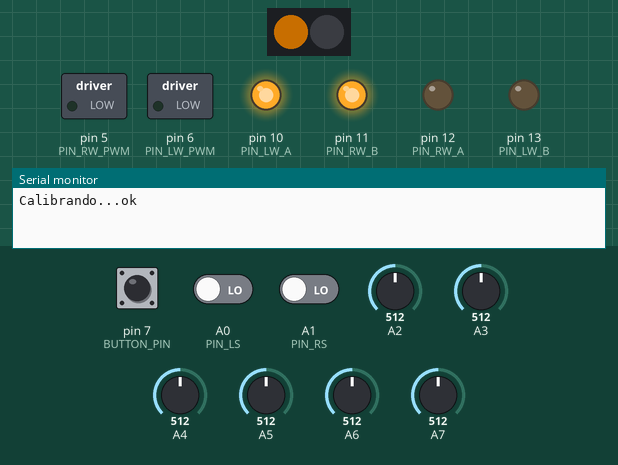
A sketch run on a simulated Arduino Nano, built with avr-gcc and run on an emulated ATmega328P. Parts: 2 RGB LEDs in strip order, left to right, switched loads named in the sketch (green lamp = pin HIGH), output pins drawn as LEDs (lit = HIGH), the last lines printed to the serial monitor. The test bench sets the inputs (shaded band); at power-on: pin 7 (BUTTON_PIN) HIGH, A1 (PIN_RS) LOW, A0 (PIN_LS) LOW, A2 = 512, A3 = 512, A4 = 512, A5 = 512, A6 = 512, A7 = 512. Dim RGB values are drawn brighter than linear.

Above: at 6.8 s.
6.9 s: pin 7 (BUTTON_PIN) pulled LOW for 0.2 s
At 8.1 s:
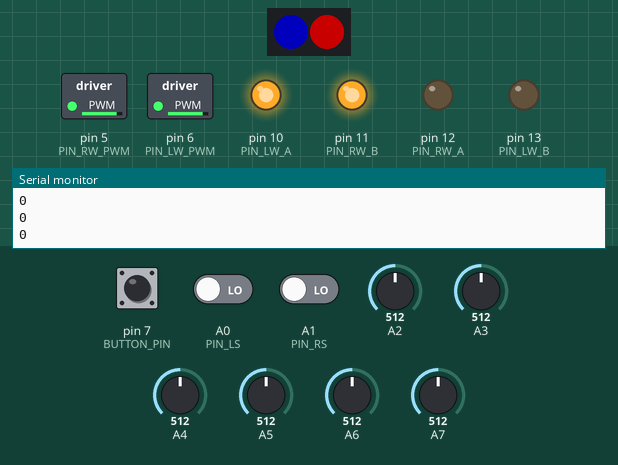
8.8 s: A1 (PIN_RS) driven HIGH
At 9.6 s:
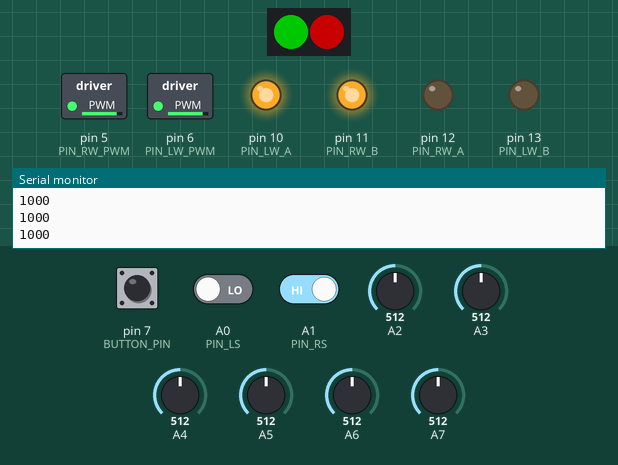
10.3 s: A0 (PIN_LS) driven HIGH
At 11.4 s:
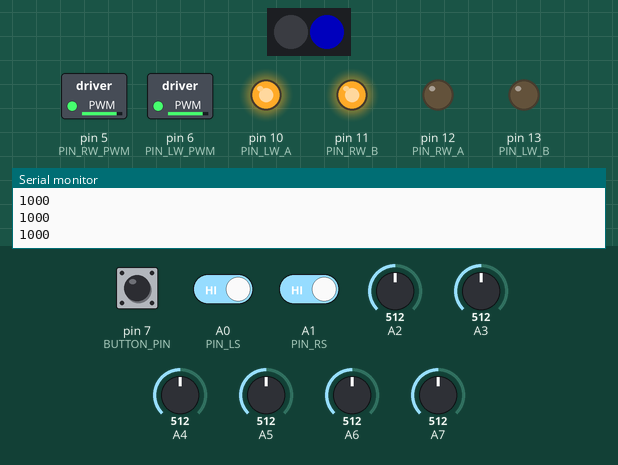
11.8 s: A0 (PIN_LS) driven LOW
At 12.6 s:
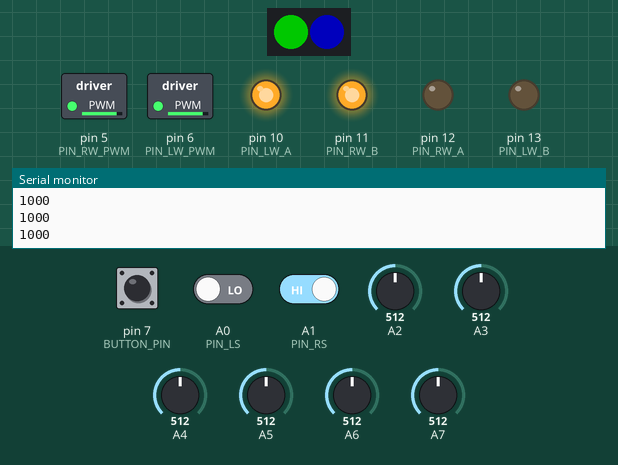
13.3 s: A1 (PIN_RS) driven LOW
At 13.6 s:
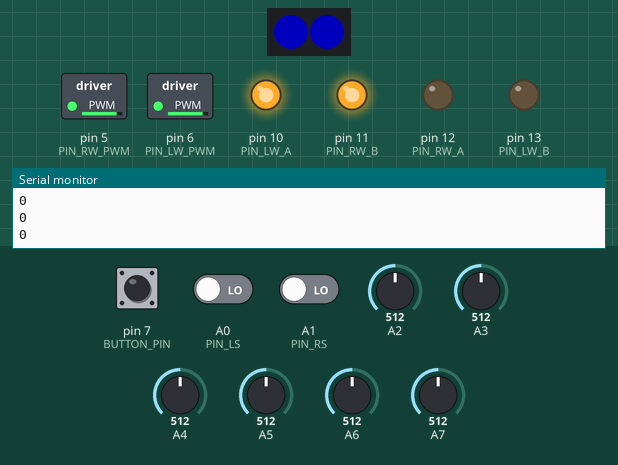
14.8 s: A2 set to 857
16.3 s: A2 set to 884
At 16.7 s:
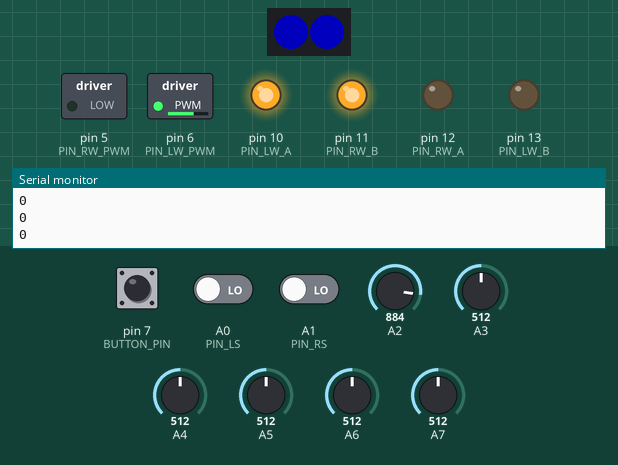
Timing chart, 0 to 18.8 s (numbered marks = the images above; inputs shaded):
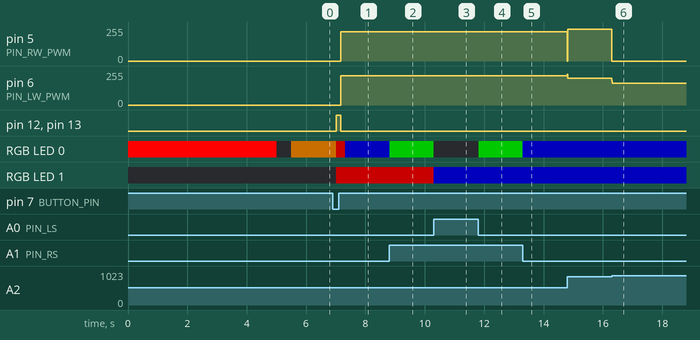

Measured:
- after the input at 6.9 s, pin 5 (PIN_RW_PWM), pin 6 (PIN_LW_PWM): 0/255 → 220/255 after 0.27 s; pin 12 (PIN_RW_A), pin 13 (PIN_LW_B): LOW → HIGH after 0.11 s, → LOW 0.16 s later; RGB LED 0: RGB(100, 55, 0) → RGB(100, 0, 0) after 0.11 s, → RGB(0, 0, 78) 0.30 s later; RGB LED 1: off → RGB(100, 0, 0) after 0.11 s
- after the input at 8.8 s, RGB LED 0: RGB(0, 0, 78) → RGB(0, 100, 0) at once
- after the input at 10.3 s, RGB LED 0: RGB(0, 100, 0) → off at once; RGB LED 1: RGB(100, 0, 0) → RGB(0, 0, 78) at once
- after the input at 11.8 s, RGB LED 0: off → RGB(0, 100, 0) at once
- after the input at 13.3 s, RGB LED 0: RGB(0, 100, 0) → RGB(0, 0, 78) at once
- after the input at 14.8 s, pin 5 (PIN_RW_PWM): 220/255 → 238/255 at once; pin 6 (PIN_LW_PWM): 220/255 → 202/255 at once
- after the input at 16.3 s, pin 5 (PIN_RW_PWM): 238/255 → 0/255 at once; pin 6 (PIN_LW_PWM): 202/255 → 162/255 at once

The sketch:

racerV3.ino
```cpp
// (licence header left out)
// debug
//#define DEBUG_SENSORS

#define CALIBRATE
// serial debug
#define DEBUG

#define LINE_WHITE

#include "DebugUtils.h"
#include <Adafruit_NeoPixel.h>
#include <QTRSensors.h>

// pinout del robot
#include "BRCito_defines.h"

// General definitions
#define LW 0  // left wheel
#define RW 1  // right wheel

#define TIMEOUT 2500

// Estos valores definen las velocidades de las ruedas
#define VEL_MIN 220
#define VEL_MAX 240        //130
#define VEL_CURVA_MAX 230  // 110
#define VEL_CURVA_MIN 0
#define MIN_ERR_THR 1000

// parámetros del controlador PID, para motores pololu de 1000rpm KP<1
float KP = 3;  // 0.3 //2
float KI = 0;
float KD = 15;  //5

// side sensor threshold
#define RS_TH 500
#define LS_TH 500

int r_sensor = 0;
int l_sensor = 0;
int r_counter = 0;
int l_counter = 0;
int st_sensor = 0;

float prop_err, int_err, der_err, last_err;
float pid_out;

bool stdby_state = 0;

// Variables will change:
int idleState = HIGH;       // the current state of the robot
int buttonState;            // the current reading from the input pin
int lastButtonState = LOW;  // the previous reading from the input pin

// the following variables are unsigned longs because the time, measured in
// milliseconds, will quickly become a bigger number than can be stored in an int.
unsigned long lastDebounceTime = 0;  // the last time the output pin was toggled
unsigned long debounceDelay = 50;    // the debounce time; increase if the output flickers

uint8_t lw_speed;
uint8_t rw_speed;

int th = 800;
float sum1 = 0;
float sum = 0;
float err = 0;
int s_min = TIMEOUT;
int s_max = 0;
float pos = 0;

int counter = 0;
int btn = 0;

uint16_t sensorSide[NUM_SIDE_SENSORS];
uint16_t sensorLine[NUM_ARRAY_SENSORS];

Adafruit_NeoPixel pixel = Adafruit_NeoPixel(2, LED_PIN, NEO_GRB + NEO_KHZ800);
QTRSensors qtr_line, qtr_side;

uint32_t BLACK = pixel.Color(0, 0, 0);
uint32_t RED = pixel.Color(255, 0, 0);        // rojo
uint32_t GREEN = pixel.Color(0, 255, 0);      // magenta
uint32_t BLUE = pixel.Color(0, 0, 200);       // magenta
uint32_t MAGENTA = pixel.Color(255, 0, 200);  // magenta
uint32_t YELLOW = pixel.Color(255, 140, 0);   // magenta
uint32_t ORANGE = pixel.Color(255, 50, 0);    // magenta
uint32_t CYAN = pixel.Color(0, 140, 200);     // cyan

int state = STDBY;

//-------------------------------
// Setup functions
//-------------------------------
void setupWheels() {

  // configure left wheel
  pinMode(PIN_LW_PWM, OUTPUT);
  pinMode(PIN_LW_A, OUTPUT);
  pinMode(PIN_LW_B, OUTPUT);

  // configure right wheel
  pinMode(PIN_RW_PWM, OUTPUT);
  pinMode(PIN_RW_A, OUTPUT);
  pinMode(PIN_RW_B, OUTPUT);

  onWheels();
}

void setupHW() {
  pinMode(BUTTON_PIN, INPUT_PULLUP);
}

void setupLeds() {
  pixel.begin();
}

void setupSensors() {
  qtr_side.setTypeRC();
  qtr_side.setSensorPins((const uint8_t[]){
                           PIN_LS, PIN_RS },
                         NUM_SIDE_SENSORS);
  qtr_line.setTypeAnalog();
  qtr_line.setSensorPins((const uint8_t[]){
    S1, S2, S3, S4, S5, S6}, NUM_ARRAY_SENSORS);

#ifdef CALIBRATE
  pixel.setPixelColor(LED_UP, RED);
  pixel.show();
  DEBUG_PRINT("Calibrando...");
  for (int i = 0; i < 100; i++)  // make the calibration take about 10 seconds
  {
    qtr_line.calibrate();
    qtr_side.calibrate();
  }
  pixel.setPixelColor(0, BLACK);
  pixel.show();
  DEBUG_PRINTLN("ok");
#endif
}

void setup() {

  Serial.begin(115200);  // for BT communication and debug

  setupWheels();
  setupLeds();
  setupHW();
  setupSensors();

  delay(500);

  pixel.setBrightness(100);
  pixel.setPixelColor(LED_UP, YELLOW);
  pixel.show();
  delay(500);

  while (true) {
    int boton = digitalRead(BUTTON_PIN);
    if (boton == 0) break;
  }
  delay(100);

  pixel.setPixelColor(LED_UP, GREEN);
  pixel.show();

  pixel.setPixelColor(LED_DOWN, BLUE);
  pixel.show();
  state = FOLLOW_LINE;
}

void loop() {
  // Step 1: Read Raw Sensors
  readRawSensors();

  //testBlink();
  /*
    testWheel(RW);
    delay(1000);
    testWheel(LW);
    delay(1000);
    handBrake();
  */

  btn = digitalRead(BUTTON_PIN);
  debounceButton();

  //DEBUG_PRINTLN(btn);

  if (idleState == LOW) {
    onWheels();
    lineFollowing();
    if (l_sensor < LS_TH) {
      l_counter++;
      pixel.setPixelColor(LED_UP, GREEN);
      pixel.show();
    } else if (r_sensor < RS_TH) {
      r_counter++;
      pixel.setPixelColor(LED_UP, ORANGE);
      pixel.show();
    } else {
      pixel.setPixelColor(LED_UP, BLACK);
      pixel.setPixelColor(LED_DOWN, BLUE);
      pixel.show();
    }
    if (l_sensor < LS_TH && r_sensor < RS_TH) {
      pixel.setPixelColor(LED_UP, BLUE);
      pixel.show();
    }
  } else if (idleState == HIGH) {
    pixel.setPixelColor(LED_UP, RED);
    pixel.setPixelColor(LED_DOWN, RED);
    pixel.show();
    handBrake();
  }
  lastButtonState = btn;
}

void debounceButton() {
  // If the switch changed, due to noise or pressing:
  if (btn != lastButtonState) {
    // reset the debouncing timer
    lastDebounceTime = millis();
  }
  if ((millis() - lastDebounceTime) > debounceDelay) {
    // whatever the reading is at, it's been there for longer than the debounce
    // delay, so take it as the actual current state:

    // if the button state has changed:
    if (btn != buttonState) {
      buttonState = btn;

      // only toggle the LED if the new button state is HIGH
      if (buttonState == HIGH) {
        idleState = !idleState;
      }
    }
  }
}

//-------------------------------
// Line following functions
//-------------------------------

void lineFollowing() {
  // Step 1: Read Raw Sensors
  // readRawSensors(); -> se lee en el inicio del loop
  // Step 2: Compute error
  computeError();
  // Step 3: Compute PID correction
  computePID();
  // Step 4: Map error correction to motor speeds
  computeMotorSpeeds();
  // Step 5: Apply speeds
  setMotorSpeeds();
}

void readRawSensors() {

  qtr_line.readCalibrated(sensorLine);
  qtr_side.readCalibrated(sensorSide);

#ifdef LINE_WHITE
  pos = qtr_line.readLineWhite(sensorLine);
#else
  pos = qtr_line.readLineBlack(sensorLine);
#endif

  l_sensor = sensorSide[0];
  r_sensor = sensorSide[1];

#ifdef DEBUG_SENSORS
  for (uint8_t i = 0; i < 6; i++) {
    Serial.print(sensorLine[i]);
    Serial.print('\t');
  }
  for (uint8_t i = 0; i < 2; i++) {
    Serial.print(sensorSide[i]);
    Serial.print('\t');
  }
  Serial.println();
#endif
  //DEBUG_PRINTLN(pos);
  //DEBUG_PRINTLN(l_sensor);
  DEBUG_PRINTLN(r_sensor);
}

void computeError() {
  prop_err = pos - TIMEOUT;
  der_err = prop_err - last_err;
  int_err += prop_err;

  last_err = prop_err;
  sum1 = 0;
  sum = 0;
}

void computePID() {
  pid_out = prop_err * KP + int_err * KI + der_err * KD;
  pid_out = pid_out > 2500 ? 2500 : (pid_out < (-2500) ? -2500 : pid_out);
  // DEBUG_PRINTLN(pid_out);
}

void computeMotorSpeeds() {

  if (pid_out > MIN_ERR_THR) {
    lw_speed = map(pid_out, -2500, 2500, VEL_CURVA_MIN, VEL_CURVA_MAX);
    rw_speed = VEL_CURVA_MIN;

  } else if (pid_out < -MIN_ERR_THR) {
    lw_speed = VEL_CURVA_MIN;
    rw_speed = map(pid_out, -2500, 2500, VEL_CURVA_MAX, VEL_CURVA_MIN);

  } else {
    int diff = VEL_MAX - VEL_MIN;
    rw_speed = VEL_MIN + map(pid_out, -MIN_ERR_THR, MIN_ERR_THR, -diff, diff);
    lw_speed = VEL_MIN + map(pid_out, -MIN_ERR_THR, MIN_ERR_THR, diff, -diff);
  }
}


void setMotorSpeeds() {
  analogWrite(PIN_LW_PWM, lw_speed);
  analogWrite(PIN_RW_PWM, rw_speed);
}

void handBrakeLeft() {
  analogWrite(PIN_LW_PWM, 0);
  digitalWrite(PIN_LW_A, HIGH);
  digitalWrite(PIN_LW_B, HIGH);
}

void handBrakeRight() {
  analogWrite(PIN_RW_PWM, 0);
  digitalWrite(PIN_RW_A, HIGH);
  digitalWrite(PIN_RW_B, HIGH);
}

void handBrake() {
  handBrakeLeft();
  handBrakeRight();
}

void onWheels() {
  // this depends on motor connections to driver
  digitalWrite(PIN_LW_A, HIGH);
  digitalWrite(PIN_LW_B, LOW);

  digitalWrite(PIN_RW_A, LOW);
  digitalWrite(PIN_RW_B, HIGH);
}


//-------------------------------
// Test functions
//-------------------------------
void testBlink() {
  /*
    uint32_t color = pixel.Color(255,0,255); // magenta
    pixel.setPixelColor(0,color);
    pixel.show();
  */
  PlasmaPulse(30);
}

void testWheel(int wheel) {

  int t = 20;
  if (wheel == RW) {
    for (int i = 0; i < 255; i += 5) {
      analogWrite(PIN_RW_PWM, i);
      Serial.println("Testing " + String(wheel == LW ? "left " : "right") + " wheel, power = " + String(i));
      delay(t);
    }
    for (int i = 255; i > 0; i -= 5) {
      analogWrite(PIN_RW_PWM, i);
      Serial.println("Testing " + String(wheel == LW ? "left " : "right") + " wheel, power = " + String(i));
      delay(t);
    }
  } else if (wheel == LW) {
    for (int i = 0; i < 255; i += 5) {
      analogWrite(PIN_LW_PWM, i);
      Serial.println("Testing " + String(wheel == LW ? "left " : "right") + " wheel, power = " + String(i));
      delay(t);
    }
    for (int i = 255; i > 0; i -= 5) {
      analogWrite(PIN_LW_PWM, i);
      Serial.println("Testing " + String(wheel == LW ? "left " : "right") + " wheel, power = " + String(i));
      delay(t);
    }
  }
}

void testBrake() {

  digitalWrite(PIN_RW_A, HIGH);
  digitalWrite(PIN_RW_B, LOW);
  digitalWrite(PIN_LW_A, HIGH);
  digitalWrite(PIN_LW_B, LOW);
  analogWrite(PIN_RW_PWM, 100);
  analogWrite(PIN_LW_PWM, 100);

  delay(2000);
  handBrake();

  delay(1000);
}

void PlasmaPulse(uint8_t wait) {
  uint16_t i, j;
  uint8_t brightness = 10;

  for (i = 0; i < pixel.numPixels(); i++) {
    pixel.setPixelColor(i, pixel.Color(255, 255, 255));
  }
  pixel.show();
  delay(wait);
  //Adjust 60 and 90 to the starting and ending colors you want to fade between.
  for (j = 170; j >= 135; --j) {
    for (i = 0; i < pixel.numPixels(); i++) {
      pixel.setPixelColor(i, Wheel((i + j) & 255));
    }
    pixel.show();
    brightness -= 6;
    pixel.setBrightness(brightness);
    delay(wait);
  }

  for (j = 135; j < 1170; j++) {
    for (i = 0; i < pixel.numPixels(); i++) {
      pixel.setPixelColor(i, Wheel((i + j) & 255));
    }
    pixel.show();
    brightness += 6;
    pixel.setBrightness(brightness);
    delay(wait);
  }

  for (i = 0; i < pixel.numPixels(); i++) {
    pixel.setPixelColor(i, pixel.Color(255, 255, 255));
  }
  pixel.show();
  delay(wait);
}

// Input a value 0 to 255 to get a color value.
// The colours are a transition r - g - b - back to r.
uint32_t Wheel(byte WheelPos) {
  if (WheelPos < 85) {
    return pixel.Color(WheelPos * 3, 255 - WheelPos * 3, 0);
  } else if (WheelPos < 170) {
    WheelPos -= 85;
    return pixel.Color(255 - WheelPos * 3, 0, WheelPos * 3);
  } else {
    WheelPos -= 170;
    return pixel.Color(0, WheelPos * 3, 255 - WheelPos * 3);
  }
}
```

BRCito_defines.h
```cpp
// Pinout BRCito v0.9 agosto 2022

// Wheel pins
// Left wheel (LW)
#define PIN_LW_PWM 6
#define PIN_LW_A 10
#define PIN_LW_B 13

// Right wheel (RW)
#define PIN_RW_PWM 5
#define PIN_RW_A 12
#define PIN_RW_B 11

// Sensor array
#define S1 A2
#define S2 A3
#define S3 A4
#define S4 A5
#define S5 A6
#define S6 A7

#define NUM_ARRAY_SENSORS 6
#define NUM_SIDE_SENSORS 2

// Right sensor
#define PIN_RS A1
// Left sensor
#define PIN_LS A0

#define LED_PIN 9
#define BUTTON_PIN 7

// leds
#define LED_UP 0
#define LED_DOWN 1

// State Machine
// actions
#define BUTTON 0x22

// states
#define STDBY 0x24
#define FOLLOW_LINE 0xFA
```

DebugUtils.h
```cpp
/*
DebugUtils.h - Simple debugging utilities.
*/

#ifndef DEBUGUTILS_H
#define DEBUGUTILS_H

#ifdef DEBUG
  #define DEBUG_PRINT(...) Serial.print(__VA_ARGS__)
  #define DEBUG_PRINTLN(...) Serial.println(__VA_ARGS__)
#else
  #define DEBUG_PRINT(...)
  #define DEBUG_PRINTLN(...)
#endif

#endif
```
